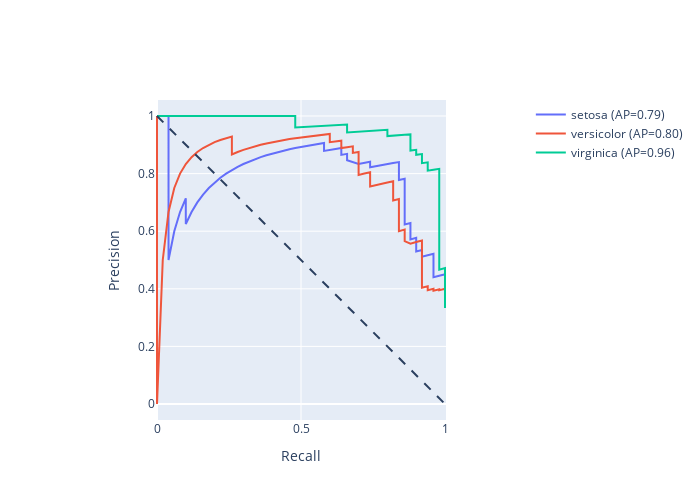

Here is the notebook cell this chart was saved with:
### Code cell
# Create an empty figure, and iteratively add new lines
# every time we compute a new class
fig = go.Figure()
fig.add_shape(
    type='line',
    line=dict(dash='dash'),
    x0=0, x1=1, y0=1, y1=0
)

for i in range(y_scores.shape[1]):
    y_true = y_onehot.iloc[:, i]
    y_score = y_scores[:, i]

    precision, recall, _ = precision_recall_curve(y_true, y_score)
    auc_score = average_precision_score(y_true, y_score)
    name = f"{y_onehot.columns[i]} (AP={auc_score:.2f})"
    fig.add_trace(go.Scatter(x=recall, y=precision, name=name, mode='lines'))

fig.update_layout(
    xaxis_title='Recall',
    yaxis_title='Precision',
    yaxis=dict(scaleanchor="x", scaleratio=1),
    xaxis=dict(constrain='domain'),
    width=700, height=500
)

fig.show()

### Figure 1 — Plotly figure (JSON) as saved in the notebook; plotly's stock layout.template omitted (floating-point values rounded to 4 significant figures; data arrays with more than 128 entries replaced by an {"elided": "..."} marker saying what was removed)
{"data": [{"mode": "lines", "name": "setosa (AP=0.79)", "type": "scatter", "x": {"elided": "148 float values"}, "y": {"elided": "148 float values"}}, {"mode": "lines", "name": "versicolor (AP=0.80)", "type": "scatter", "x": {"elided": "148 float values"}, "y": {"elided": "148 float values"}}, {"mode": "lines", "name": "virginica (AP=0.96)", "type": "scatter", "x": {"elided": "148 float values"}, "y": {"elided": "148 float values"}}], "layout": {"height": 500, "shapes": [{"line": {"dash": "dash"}, "type": "line", "x0": 0, "x1": 1, "y0": 1, "y1": 0}], "width": 700, "xaxis": {"constrain": "domain", "title": {"text": "Recall"}}, "yaxis": {"scaleanchor": "x", "scaleratio": 1, "title": {"text": "Precision"}}}}
